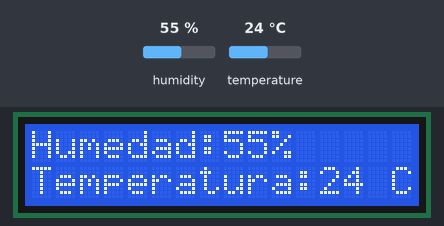
Simulated run of this sketch. Board: Arduino Uno, built with avr-gcc and run on an emulated ATmega328P. Parts: 16×2 character LCD. The inputs (shaded band) are chosen by the test bench; at power-on: humidity 55 %, temperature 24 °C.

Above: at 1.2 s.
1.3 s: humidity set to 22 %
At 2.7 s:
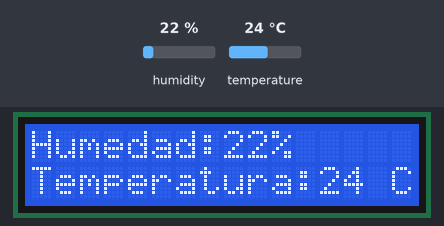
4.0 s: temperature set to 12 °C
At 5.1 s:
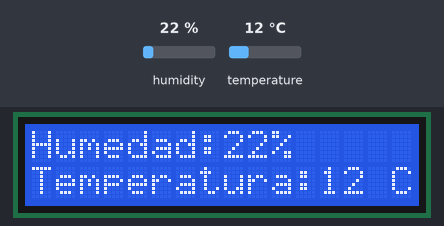
6.7 s: humidity set to 40 %
At 8.7 s:
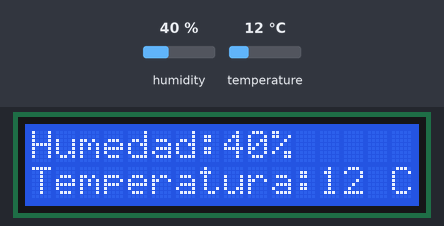
12.7 s: temperature set to 19 °C
At 14.6 s:
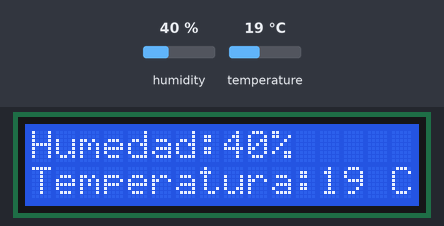
Timing chart, 0 to 16.1 s (numbered marks = the images above; inputs shaded):
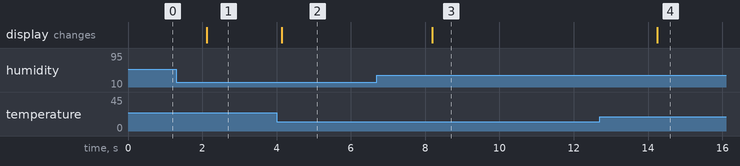

The sketch:

SENSOR_TEMP.ino
```cpp
#include "DHT.h"
#include <LiquidCrystal.h>
#define DHTPIN A0
#define DHTTYPE DHT11
DHT dht(DHTPIN, DHTTYPE);
 // Initialize the library with the interface pins
LiquidCrystal lcd(13, 12, 11, 10, 9, 8);

void setup() {
Serial.begin(9600);
lcd.begin(16, 2);
dht.begin();

}
void loop() {
int h = dht.readHumidity();// Lee la humedad
int t= dht.readTemperature();//Lee la temperatura
//////////////////////////////////////////////////Humedad
lcd.setCursor(0,0);   //columna 0, fila 0
lcd.print("Humedad:  %");   //8 caracteres
lcd.setCursor(8,0);
lcd.print(h);         //Escribe la humedad
//Serial.println(" %");
///////////////////////////////////////////////////Temperatura
lcd.setCursor(0,1);
lcd.print("Temperatura:   C");
lcd.setCursor(12,1);
lcd.print(t);//Escribe la temperatura

}
```

Measured:
- after the input at 1.3 s, the display: changes after 0.81 s (image 1)
- after the input at 4.0 s, the display: changes after 0.14 s (image 2)
- after the input at 6.7 s, the display: changes after 1.5 s (image 3)
- after the input at 12.7 s, the display: changes after 1.6 s (image 4)
